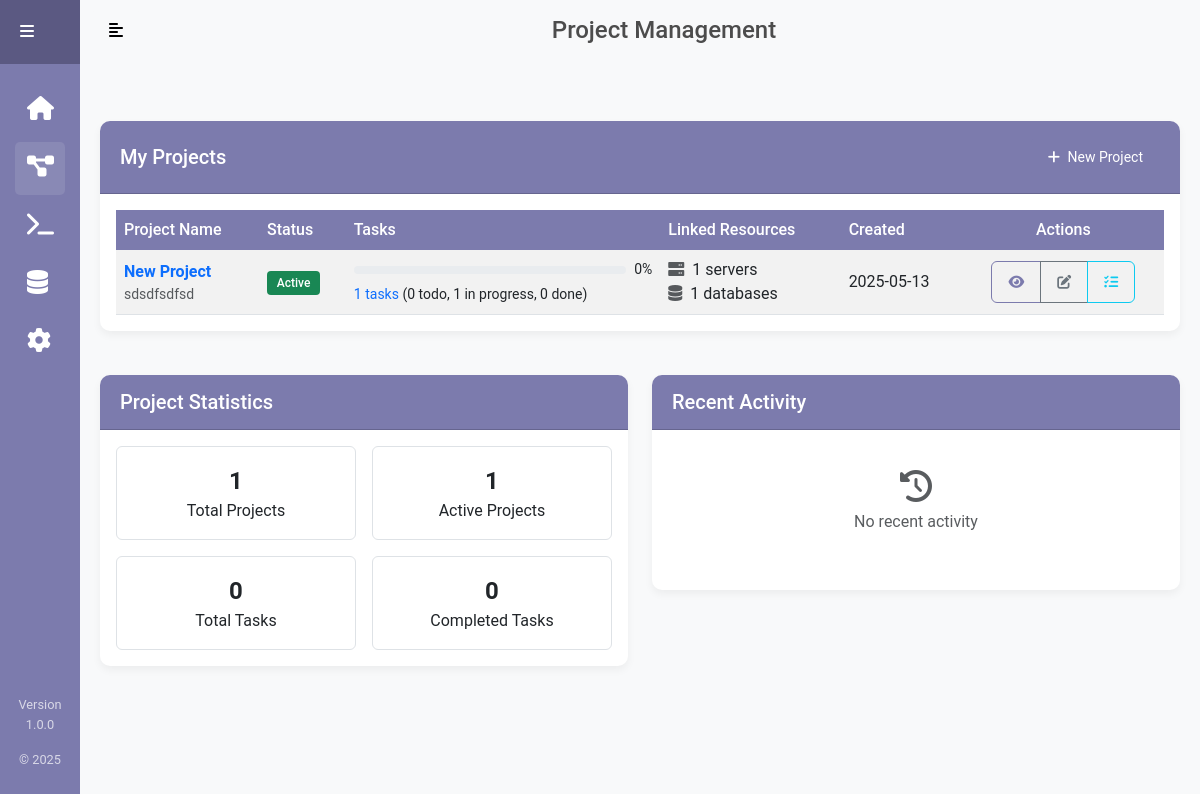
The app's page /projects with its own data.
### models.py (models this page shows, shortened)
class Project(db.Model):
    __tablename__ = 'projects'
    id = db.Column(db.Integer, primary_key=True)
    name = db.Column(db.String(100), nullable=False)
    description = db.Column(db.Text)
    status = db.Column(db.String(20), default='active')  # active, archived, completed
    created_at = db.Column(db.DateTime, default=datetime.utcnow)
    updated_at = db.Column(db.DateTime, default=datetime.utcnow, onupdate=datetime.utcnow)
    repository_url = db.Column(db.String(255))
    start_date = db.Column(db.Date)
    end_date = db.Column(db.Date)
    tasks = db.relationship('Task', backref='project', lazy=True, cascade="all, delete-orphan")
    servers = db.relationship('ProjectServer', backref='project', lazy=True, cascade="all, delete-orphan")
    databases = db.relationship('ProjectDatabase', backref='project', lazy=True, cascade="all, delete-orphan")

### app.py (the view)
@app.route('/projects')
def projects():
    projects = Project.query.all()
    return render_template('projects/index.html', projects=projects)

### src/templates/projects/index.html (shortened to what this page needs)
{% extends "base.html" %}
{% block page_title %}Project Management{% endblock %}
{% block content %}
<div class="row mt-4">
    <div class="col-12">
        <div class="card">
            <div class="card-header d-flex justify-content-between align-items-center">
                <h5 class="mb-0">My Projects</h5>
                <a href="{{ url_for('create_project') }}" class="btn btn-primary btn-sm">
                    <i class="fas fa-plus me-1"></i> New Project
                </a>
            </div>
            <div class="card-body">
                {% if projects %}
                <div class="table-responsive">
                    <table class="table table-striped table-hover align-middle">
                        <thead>
                            <tr>
                                <th>Project Name</th>
                                <th>Status</th>
                                <th>Tasks</th>
                                <th>Linked Resources</th>
                                <th>Created</th>
                                <th class="text-center">Actions</th>
                            </tr>
                        </thead>
                        <tbody>
                            {% for project in projects %}
                            <tr>
                                <td>
                                    <a href="{{ url_for('view_project', project_id=project.id) }}" class="fw-bold text-decoration-none">
                                        {{ project.name }}
                                    </a>
                                    <div class="small text-muted text-truncate" style="max-width: 250px;">
                                        {{ project.description|truncate(50) }}
                                    </div>
                                </td>
                                <td>
                                    {% if project.status == 'active' %}
                                    <span class="badge bg-success">Active</span>
                                    {% elif project.status == 'completed' %}
                                    <span class="badge bg-primary">Completed</span>
                                    {% elif project.status == 'archived' %}
                                    <span class="badge bg-secondary">Archived</span>
                                    {% endif %}
                                </td>
                                <td>
                                    {% set todo = project.tasks|selectattr('status', 'equalto', 'todo')|list|length %}
                                    {% set in_progress = project.tasks|selectattr('status', 'equalto', 'in_progress')|list|length %}
                                    {% set done = project.tasks|selectattr('status', 'equalto', 'done')|list|length %}
                                    {% set total = project.tasks|length %}
                                    <div class="d-flex align-items-center">
                                        <div class="progress flex-grow-1 me-2" style="height: 8px;">
                                        </div>
                                        <span class="small">
                                            {% if total > 0 %}
                                            {{ (done / total * 100)|int }}%
                                            {% else %}
                                            0%
                                            {% endif %}
                                        </span>
                                    </div>
                                    <div class="small mt-1">
                                        <span class="text-primary">{{ total }} tasks</span>
                                        ({{ todo }} todo, {{ in_progress }} in progress, {{ done }} done)
                                    </div>
                                </td>
                                <td>
                                    <div class="d-flex flex-column">
                                        <span>
                                            <i class="fas fa-server me-1 text-muted"></i> {{ project.servers|length }} servers
                                        </span>
                                        <span>
                                            <i class="fas fa-database me-1 text-muted"></i> {{ project.databases|length }} databases
                                        </span>
                                    </div>
                                </td>
                                <td>
                                    {{ project.created_at.strftime('%Y-%m-%d') }}
                                </td>
                                <td class="text-center">
                                    <div class="btn-group">
                                        <a href="{{ url_for('view_project', project_id=project.id) }}"
                                           class="btn btn-sm btn-outline-primary"
                                           data-bs-toggle="tooltip"
                                           title="View Project">
                                            <i class="fas fa-eye"></i>
                                        </a>
                                        <a href="{{ url_for('edit_project', project_id=project.id) }}"
                                           class="btn btn-sm btn-outline-secondary"
                                           data-bs-toggle="tooltip"
                                           title="Edit Project">
                                            <i class="fas fa-edit"></i>
                                        </a>
                                        <a href="{{ url_for('project_tasks', project_id=project.id) }}"
                                           class="btn btn-sm btn-outline-info"
                                           data-bs-toggle="tooltip"
                                           title="Manage Tasks">
                                            <i class="fas fa-tasks"></i>
                                        </a>
                                    </div>
                                </td>
                            </tr>
                            {% endfor %}
                        </tbody>
                    </table>
                </div>
                {% endif %}
            </div>
        </div>
    </div>
</div>
<div class="row mt-4">
    <div class="col-md-6">
        <div class="card">
            <div class="card-header">
                <h5 class="mb-0">Project Statistics</h5>
            </div>
            <div class="card-body">
                <div class="row g-3">
                    <div class="col-6">
                        <div class="border rounded p-3 text-center">
                            <div class="fs-4 fw-bold">{{ projects|length }}</div>
                            <div>Total Projects</div>
                        </div>
                    </div>
                    <div class="col-6">
                        <div class="border rounded p-3 text-center">
                            <div class="fs-4 fw-bold">
                                {% set active_count = projects|selectattr('status', 'equalto', 'active')|list|length %}
                                {{ active_count }}
                            </div>
                            <div>Active Projects</div>
                        </div>
                    </div>
                    <div class="col-6">
                        <div class="border rounded p-3 text-center">
                            <div class="fs-4 fw-bold">
                                {% set total_tasks = 0 %}
                                {% for project in projects %}
                                    {% set total_tasks = total_tasks + project.tasks|length %}
                                {% endfor %}
                                {{ total_tasks }}
                            </div>
                            <div>Total Tasks</div>
                        </div>
                    </div>
                    <div class="col-6">
                        <div class="border rounded p-3 text-center">
                            <div class="fs-4 fw-bold">
                                {% set completed_tasks = 0 %}
                                {% for project in projects %}
                                    {% set completed_tasks = completed_tasks + project.tasks|selectattr('status', 'equalto', 'done')|list|length %}
                                {% endfor %}
                                {{ completed_tasks }}
                            </div>
                            <div>Completed Tasks</div>
                        </div>
                    </div>
                </div>
            </div>
        </div>
    </div>
    <div class="col-md-6">
        <div class="card">
            <div class="card-header">
                <h5 class="mb-0">Recent Activity</h5>
            </div>
            <div class="card-body">
                {% if recent_tasks %}
                <ul class="list-group list-group-flush">
                    {% for task in recent_tasks %}
                    <li class="list-group-item px-0">
                        <div class="d-flex justify-content-between align-items-center">
                            <div>
                                <a href="{{ url_for('view_task', project_id=task.project_id, task_id=task.id) }}" class="text-decoration-none">
                                    {{ task.title }}
                                </a>
                                <div class="small text-muted">
                                    <i class="fas fa-folder me-1"></i> {{ task.project.name }}
                                </div>
                            </div>
                            <div>
                                {% if task.status == 'todo' %}
                                <span class="badge bg-secondary">To Do</span>
                                {% elif task.status == 'in_progress' %}
                                <span class="badge bg-primary">In Progress</span>
                                {% elif task.status == 'review' %}
                                <span class="badge bg-info">In Review</span>
                                {% elif task.status == 'done' %}
                                <span class="badge bg-success">Completed</span>
                                {% endif %}
                                <div class="small text-muted">
                                    {{ task.updated_at.strftime('%Y-%m-%d %H:%M') }}
                                </div>
                            </div>
                        </div>
                    </li>
                    {% endfor %}
                </ul>
                {% else %}
                <div class="text-center p-4">
                    <i class="fas fa-history fa-2x text-muted mb-2"></i>
                    <p class="text-muted">No recent activity</p>
                </div>
                {% endif %}
            </div>
        </div>
    </div>
</div>
{% endblock %}

### src/static/css/style.css (style rules this page uses)
:root { --sidebar-width: 250px; --sidebar-width-collapsed: 80px; --primary-color: #7c7bad; --primary-dark: #5b5982; --secondary-color: #f0f0f5; --text-color: #4c4c4c; --danger-color: #dc3545; --success-color: #28a745; --warning-color: #ffc107; --info-color: #17a2b8; --transition-speed: 0.3s; }
body { font-family: 'Roboto', 'Helvetica', sans-serif; background: #f8f9fa; color: var(--text-color); min-height: 100vh; overflow-x: hidden; }
a { text-decoration: none; transition: all var(--transition-speed); }
.card { border: none; border-radius: 10px; box-shadow: 0 4px 8px rgba(0, 0, 0, 0.05); transition: all var(--transition-speed); margin-bottom: 20px; }
.card-header { background-color: var(--primary-color); color: white; border-radius: 10px 10px 0 0 !important; padding: 15px 20px; }
.table-responsive { overflow-x: auto; }
.table { margin-bottom: 0; }
.table thead th { background-color: var(--primary-color); color: white; border: none; font-weight: 500; }
.table-striped tbody tr:nth-of-type(odd) { background-color: rgba(0, 0, 0, 0.02); }
.form-control, .form-select, .btn { border-radius: 6px; padding: 0.6rem 1rem; }
.btn-primary { background-color: var(--primary-color); border-color: var(--primary-color); }
.btn-outline-primary { color: var(--primary-color); border-color: var(--primary-color); }
.badge { padding: 0.5em 0.8em; font-weight: 500; border-radius: 4px; }

### records on screen
Project: name "New Project", description "sdsdfsdfsd", status "Active", value "0", id "1", todo "0", done "0", servers|length "1", databases|length "1", created_at "2025-05-13"

### other values on screen
{{ projects|length }} "1"
{{ active_count }} "1"
{{ total_tasks }} "0"
{{ completed_tasks }} "0"
